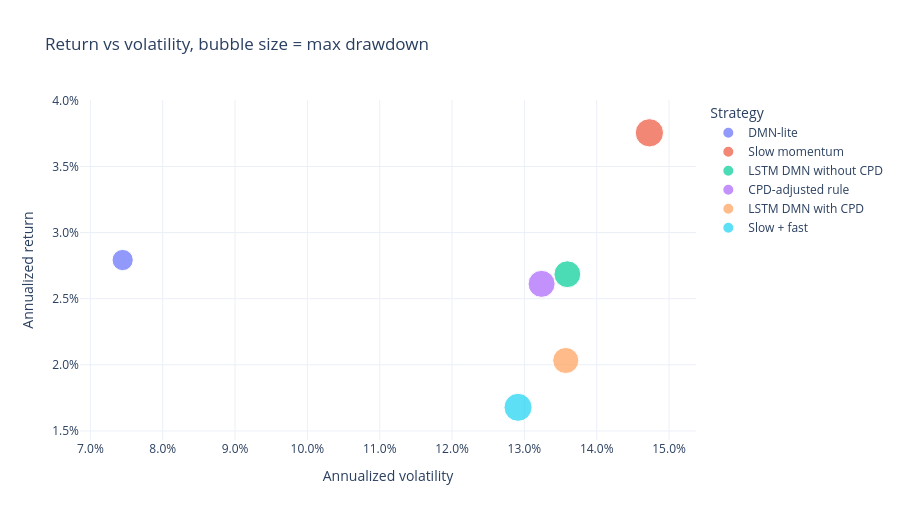

The notebook cell this image was saved under:
### Code cell
fig = px.scatter(
    summary,
    x="ann_vol",
    y="ann_return",
    size=summary["max_drawdown"].abs(),
    color="strategy_label",
    hover_data=["sharpe", "sortino", "calmar", "hit_ratio", "avg_turnover"],
    title="Return vs volatility, bubble size = max drawdown",
    labels={"ann_vol": "Annualized volatility", "ann_return": "Annualized return", "strategy_label": "Strategy"},
)
fig.update_layout(template=PLOT_TEMPLATE, height=520, xaxis_tickformat=".1%", yaxis_tickformat=".1%")
fig.show()

### Figure 1 — Plotly figure (JSON) as saved in the notebook; plotly's stock layout.template omitted (floating-point values rounded to 4 significant figures)
{"data": [{"customdata": [[0.4071, 0.5145, 0.1446, 0.5248, 0.03594]], "hovertemplate": "Strategy=DMN-lite<br>Annualized volatility=%{x}<br>Annualized return=%{y}<br>size=%{marker.size}<br>sharpe=%{customdata[0]}<br>sortino=%{customdata[1]}<br>calmar=%{customdata[2]}<br>hit_ratio=%{customdata[3]}<br>avg_turnover=%{customdata[4]}<extra></extra>", "legendgroup": "DMN-lite", "marker": {"color": "#636efa", "size": [0.1931], "sizemode": "area", "sizeref": 0.0008572, "symbol": "circle"}, "mode": "markers", "name": "DMN-lite", "orientation": "v", "showlegend": true, "type": "scatter", "x": [0.07446], "xaxis": "x", "y": [0.02792], "yaxis": "y"}, {"customdata": [[0.3242, 0.4178, 0.1095, 0.53, 0.04193]], "hovertemplate": "Strategy=Slow momentum<br>Annualized volatility=%{x}<br>Annualized return=%{y}<br>size=%{marker.size}<br>sharpe=%{customdata[0]}<br>sortino=%{customdata[1]}<br>calmar=%{customdata[2]}<br>hit_ratio=%{customdata[3]}<br>avg_turnover=%{customdata[4]}<extra></extra>", "legendgroup": "Slow momentum", "marker": {"color": "#EF553B", "size": [0.3429], "sizemode": "area", "sizeref": 0.0008572, "symbol": "circle"}, "mode": "markers", "name": "Slow momentum", "orientation": "v", "showlegend": true, "type": "scatter", "x": [0.1473], "xaxis": "x", "y": [0.03754], "yaxis": "y"}, {"customdata": [[0.2632, 0.315, 0.08704, 0.5353, 0.09707]], "hovertemplate": "Strategy=LSTM DMN without CPD<br>Annualized volatility=%{x}<br>Annualized return=%{y}<br>size=%{marker.size}<br>sharpe=%{customdata[0]}<br>sortino=%{customdata[1]}<br>calmar=%{customdata[2]}<br>hit_ratio=%{customdata[3]}<br>avg_turnover=%{customdata[4]}<extra></extra>", "legendgroup": "LSTM DMN without CPD", "marker": {"color": "#00cc96", "size": [0.3085], "sizemode": "area", "sizeref": 0.0008572, "symbol": "circle"}, "mode": "markers", "name": "LSTM DMN without CPD", "orientation": "v", "showlegend": true, "type": "scatter", "x": [0.1359], "xaxis": "x", "y": [0.02685], "yaxis": "y"}, {"customdata": [[0.2613, 0.3287, 0.08333, 0.5334, 0.0597]], "hovertemplate": "Strategy=CPD-adjusted rule<br>Annualized volatility=%{x}<br>Annualized return=%{y}<br>size=%{marker.size}<br>sharpe=%{customdata[0]}<br>sortino=%{customdata[1]}<br>calmar=%{customdata[2]}<br>hit_ratio=%{customdata[3]}<br>avg_turnover=%{customdata[4]}<extra></extra>", "legendgroup": "CPD-adjusted rule", "marker": {"color": "#ab63fa", "size": [0.3135], "sizemode": "area", "sizeref": 0.0008572, "symbol": "circle"}, "mode": "markers", "name": "CPD-adjusted rule", "orientation": "v", "showlegend": true, "type": "scatter", "x": [0.1324], "xaxis": "x", "y": [0.02612], "yaxis": "y"}, {"customdata": [[0.2163, 0.2742, 0.06949, 0.5275, 0.08473]], "hovertemplate": "Strategy=LSTM DMN with CPD<br>Annualized volatility=%{x}<br>Annualized return=%{y}<br>size=%{marker.size}<br>sharpe=%{customdata[0]}<br>sortino=%{customdata[1]}<br>calmar=%{customdata[2]}<br>hit_ratio=%{customdata[3]}<br>avg_turnover=%{customdata[4]}<extra></extra>", "legendgroup": "LSTM DMN with CPD", "marker": {"color": "#FFA15A", "size": [0.2926], "sizemode": "area", "sizeref": 0.0008572, "symbol": "circle"}, "mode": "markers", "name": "LSTM DMN with CPD", "orientation": "v", "showlegend": true, "type": "scatter", "x": [0.1357], "xaxis": "x", "y": [0.02033], "yaxis": "y"}, {"customdata": [[0.1937, 0.2406, 0.04985, 0.533, 0.0453]], "hovertemplate": "Strategy=Slow + fast<br>Annualized volatility=%{x}<br>Annualized return=%{y}<br>size=%{marker.size}<br>sharpe=%{customdata[0]}<br>sortino=%{customdata[1]}<br>calmar=%{customdata[2]}<br>hit_ratio=%{customdata[3]}<br>avg_turnover=%{customdata[4]}<extra></extra>", "legendgroup": "Slow + fast", "marker": {"color": "#19d3f3", "size": [0.3368], "sizemode": "area", "sizeref": 0.0008572, "symbol": "circle"}, "mode": "markers", "name": "Slow + fast", "orientation": "v", "showlegend": true, "type": "scatter", "x": [0.1291], "xaxis": "x", "y": [0.01679], "yaxis": "y"}], "layout": {"height": 520, "legend": {"itemsizing": "constant", "title": {"text": "Strategy"}, "tracegroupgap": 0}, "title": {"text": "Return vs volatility, bubble size = max drawdown"}, "xaxis": {"anchor": "y", "domain": [0.0, 1.0], "tickformat": ".1%", "title": {"text": "Annualized volatility"}}, "yaxis": {"anchor": "x", "domain": [0.0, 1.0], "tickformat": ".1%", "title": {"text": "Annualized return"}}}}
